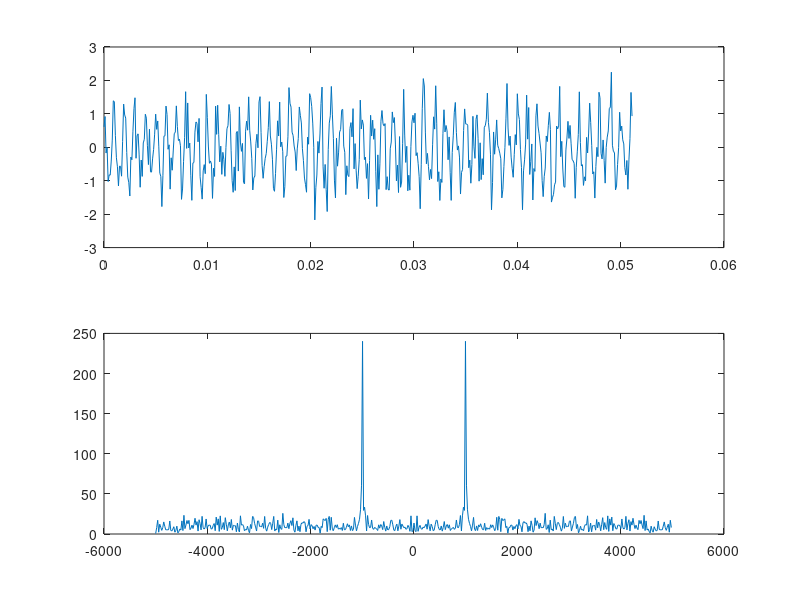

Source code (MATLAB):
clear all; clc; close all;
N=512;
fs=10e3;
t=(0:N-1)*1/fs;
x=cos(2*pi*1e3*t);
snr_db=3; % dB
Ps=1/2;
snr=10^(snr_db/10);
Pn=Ps/snr;
noise=sqrt(Pn)*randn(1,N);
S=x+noise;
Sf=fft(S,N);
Sf=fftshift(abs(Sf));
f=(-N/2:N/2-1)*fs/N;
figure(1);
subplot(2,1,1);
plot(t,S);
subplot(2,1,2);
plot(f,Sf)